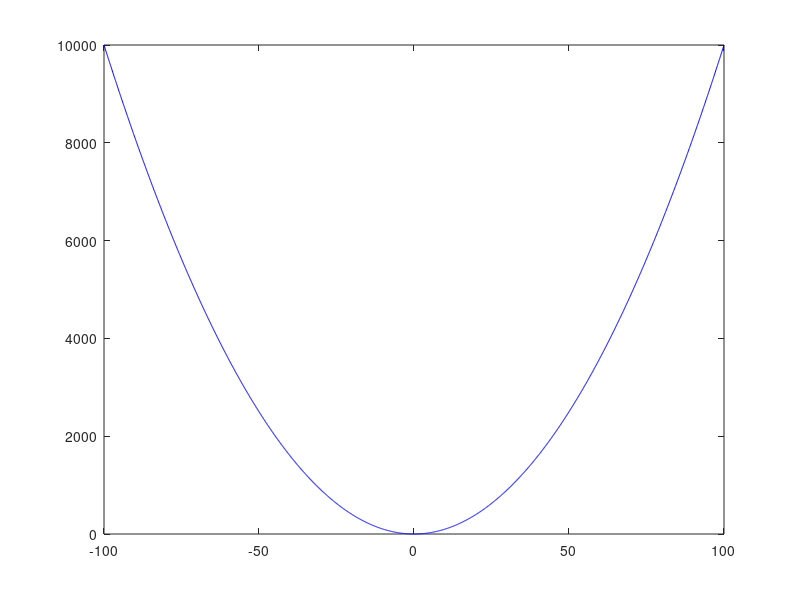

Source code (MATLAB): (Note: this script raises an error after producing the figure.)
clear all; close all; clc;

%%% algorithm 
% define function
% sample random points across the input space
% find your objective
% (or)
% set optim = inf or some large value
% and iterate for certain epochs
% find objective ex: sample x randomly and find max(-inf, f(x))

%% approach 1

f = @(x) x.^2;

x = randi([-100, 100], 1, 100000) .* rand(1, 100000);

y = f(x);

[out, outi] = min(y);

fprintf('optimal f(%0.5f) = %0.5f\n', x(outi), out);

%% approach 2

optim = Inf;

parfor i = 1:10000

    x = rand(1) .* randi([-100, 100]);
    optim = min(optim, f(x));

end

disp(optim)


% not so useful to find optimum unless:
% 1. we can do for a fixed interval
% 2. you must now if min exist a that interval
% 3. f(x) can be estimated faster


%% plotting

inputs = -100:0.1:100;
outputs = f(inputs);

% plot input vs result

plot(inputs, outputs, 'b-'); hold on;
scatter(x, y, '*');
plot([out, out], [min(y), max(y)], 'r--');
hold off;